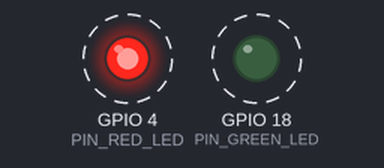
The sketch below on a simulated ESP32. Shown: output pins drawn as LEDs (lit = HIGH). Dashed ring = blinking.

Above: at 0.2 s.
Timing chart, 0 to 3.0 s (numbered marks = the images above):
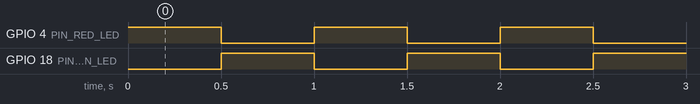

Measured:
- by itself, GPIO 4 (PIN_RED_LED), GPIO 18 (PIN_GREEN_LED): alternates HIGH for 0.50 s and LOW for 0.50 s

The sketch:

sketch.ino
```cpp
// Practice 2: two LEDs blinking in turn
// Red LED on D4, green LED on D18 (each through a 220 ohm resistor)

const int PIN_RED_LED = 4;     // red LED on pin D4
const int PIN_GREEN_LED = 18;  // green LED on pin D18

void setup() {
  // Two pins, two pinMode calls. Every pin you use must be "registered".
  pinMode(PIN_RED_LED, OUTPUT);
  pinMode(PIN_GREEN_LED, OUTPUT);
}

void loop() {
  // Red on, green off
  digitalWrite(PIN_RED_LED, HIGH);
  digitalWrite(PIN_GREEN_LED, LOW);
  delay(500);

  // Red off, green on
  digitalWrite(PIN_RED_LED, LOW);
  digitalWrite(PIN_GREEN_LED, HIGH);
  delay(500);
}
```
